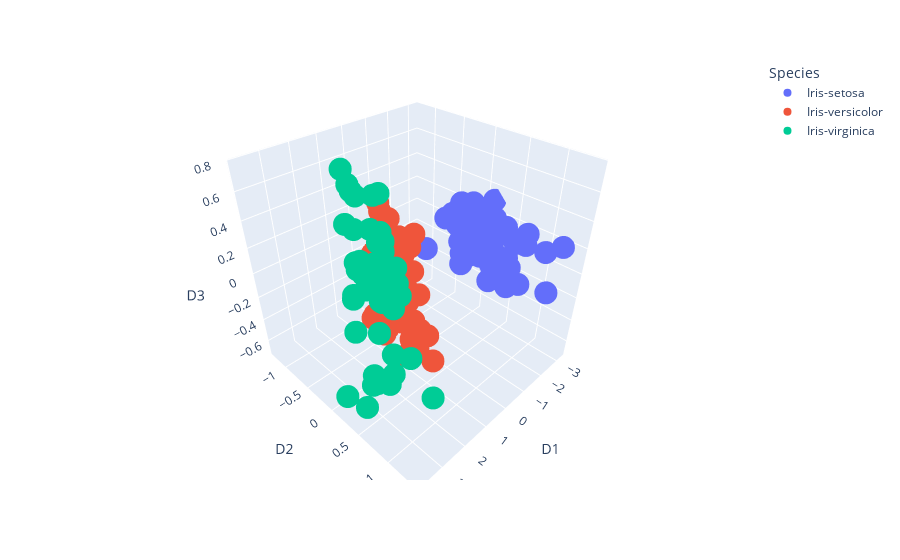

The notebook cell saved with this chart:
### Code cell
fig = px.scatter_3d(finalDf, x='D1', y='D2', z='D3',
                    color='Species')
fig.show()
